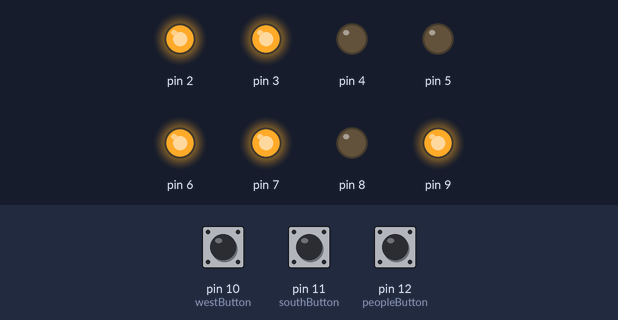
Recording of a sketch running on a simulated Arduino Uno, built with avr-gcc and run on an emulated ATmega328P. Shown: output pins drawn as LEDs (lit = HIGH). Dashed ring = blinking. The inputs (shaded band) are chosen by the test bench; at power-on: pin 10 (westButton) HIGH, pin 11 (southButton) HIGH, pin 12 (peopleButton) HIGH.

Above: at 6.8 s.
6.9 s: pin 10 (westButton) pulled LOW for 2.6 s
At 9.8 s:
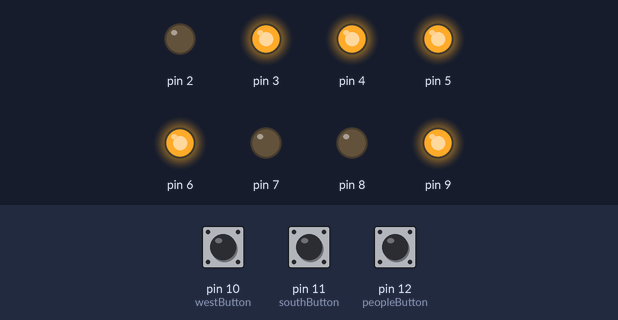
11.0 s: pin 11 (southButton) pulled LOW for 2.6 s
At 12.9 s:
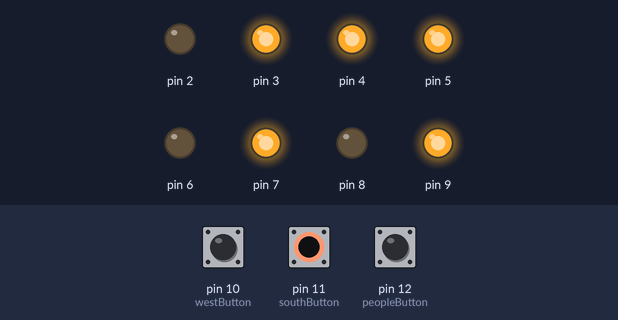
15.1 s: pin 12 (peopleButton) pulled LOW for 2.6 s
At 17.9 s:
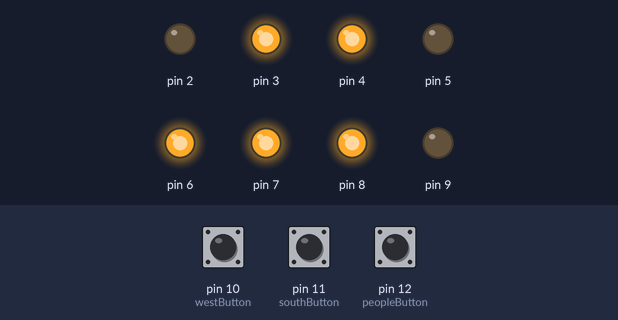
19.2 s: pin 10 (westButton) pulled LOW for 2.6 s
At 19.9 s:
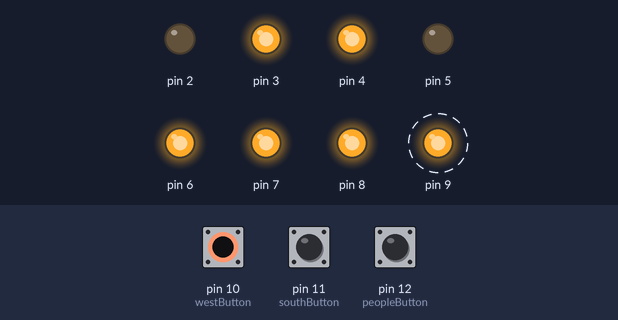
Timing chart, 0 to 23.0 s (numbered marks = the images above; inputs shaded):
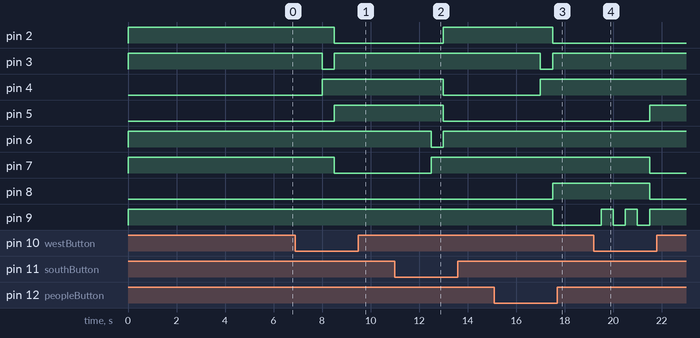

The sketch:

Assignment_6_FSM.ino
```cpp
#define goW 0
#define waitW 1
#define goS 2
#define waitS 3
#define walk 4

#define peopleWalk1 5
#define peopleWalk2 6
#define peopleWalk3 7
#define peopleWalk4 8

#define westButton 10
#define southButton 11
#define peopleButton 12

struct State {
  unsigned long Out;
  unsigned long Time;
  unsigned long next[8];
};
typedef const struct State SType;

SType FSM[9] = {
  {B00110010, 2000,{goW, waitW, waitW, waitW, goW, waitW, waitW, waitW}}, // go West
  {B01010010, 500, {goS, walk, goS, goS, goS, walk, goS, goS}},           // wait for West

  {B10000110, 2000,{goS, waitS, goS, waitS, waitS, waitS, waitS, waitS}}, // go South
  {B10001010, 500, {goW, walk, goW, walk, goW, goW, goW, walk}},          // wait for South

  {B10010001, 2000,{walk, walk, peopleWalk1, peopleWalk1, peopleWalk1, peopleWalk1, peopleWalk1, peopleWalk1}}, // walk
  {B10010000, 500, {peopleWalk2, peopleWalk2, peopleWalk2, peopleWalk2, peopleWalk2, peopleWalk2, peopleWalk2, peopleWalk2}}, // walk Lighting
  {B10010001, 500, {peopleWalk3, peopleWalk3, peopleWalk3, peopleWalk3, peopleWalk3, peopleWalk3, peopleWalk3, peopleWalk3}},
  {B10010000, 500, {peopleWalk4, peopleWalk4, peopleWalk4, peopleWalk4, peopleWalk4, peopleWalk4, peopleWalk4, peopleWalk4}},
  {B10010001, 500, {goW, goW, goS, goS, goW, goW, goW, goW}}, // walk return
};

void setup()
{
  Serial.begin(9600);
  for(int LED=2; LED<10; LED++) //LED Pin Setup Loop
  {
    pinMode(LED, OUTPUT);
  }
  pinMode(10, INPUT_PULLUP);  //West Button
  pinMode(11, INPUT_PULLUP);  //South Button
  pinMode(12, INPUT_PULLUP);  //People Button
}

int stateSouth, stateWest, stateWalk;
int S = 0, input;

void loop()
{
  digitalWrite(2, !(FSM[S].Out & B10000000)); //West Light
  digitalWrite(3, !(FSM[S].Out & B01000000));
  digitalWrite(4, !(FSM[S].Out & B00100000));

  digitalWrite(5, !(FSM[S].Out & B00010000)); //South Light
  digitalWrite(6, !(FSM[S].Out & B00001000));
  digitalWrite(7, !(FSM[S].Out & B00000100));

  digitalWrite(8, !(FSM[S].Out & B00000010)); //People Light
  digitalWrite(9, !(FSM[S].Out & B00000001));

  delay(FSM[S].Time);

  stateWest  = digitalRead(westButton)   == 0 ? 1 : 0;
  stateSouth = digitalRead(southButton)  == 0 ? 1 : 0;
  stateWalk  = digitalRead(peopleButton) == 0 ? 1 : 0;

  input = stateSouth*4+stateWest*2+stateWalk; //Input Calculate
  S = FSM[S].next[input];
}
```

Measured:
- after the input at 6.9 s, pin 2, pin 7: HIGH → LOW after 1.6 s; pin 3: HIGH → LOW after 1.1 s, → HIGH 0.50 s later; pin 4: LOW → HIGH after 1.1 s; pin 5: LOW → HIGH after 1.6 s
- after the input at 11.0 s, pin 2: LOW → HIGH after 2.0 s; pin 4, pin 5: HIGH → LOW after 2.0 s; pin 6: HIGH → LOW after 1.5 s, → HIGH 0.50 s later; pin 7: LOW → HIGH after 1.5 s
- after the input at 15.1 s, pin 2, pin 9: HIGH → LOW after 2.4 s; pin 3: HIGH → LOW after 1.9 s, → HIGH 0.50 s later; pin 4: LOW → HIGH after 1.9 s; pin 8: LOW → HIGH after 2.4 s
- after the input at 19.2 s, pin 5: LOW → HIGH after 2.3 s; pin 7, pin 8: HIGH → LOW after 2.3 s; pin 9: alternates HIGH for 0.50 s and LOW for 0.50 s, 5 changes in all, then stays HIGH, starting after 0.30 s
